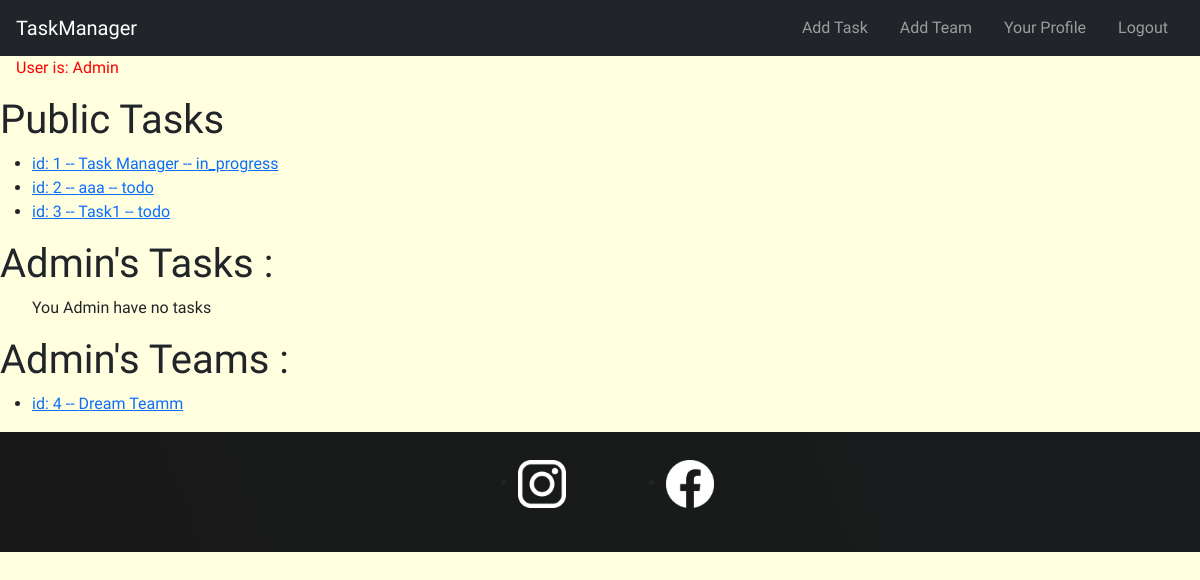
/ (signed in), run on an earlier commit of the app's database.
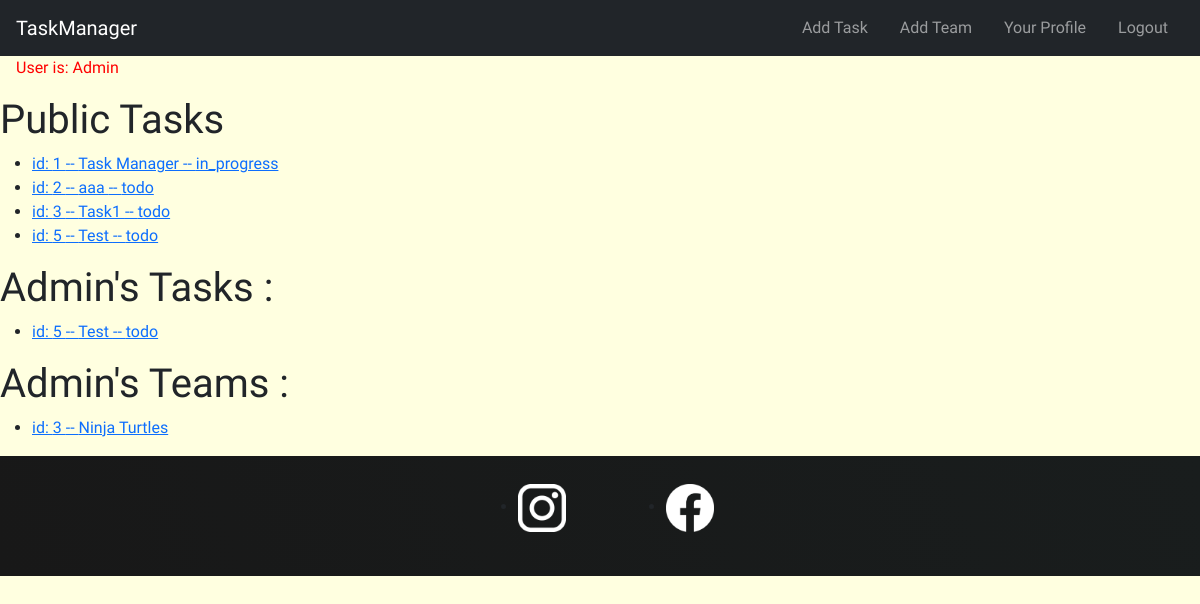
And on a later commit of the database.
### tasks/models.py (models this page shows, shortened)
class Task(models.Model):
    STATUS_CHOICES = [
        ('todo', 'To Do'),
        ('in_progress', 'In Progress'),
        ('done', 'Done'),
    ]
    private = models.BooleanField(blank=False,default=False) # if it is false every one can see it , users & teams associated
    creator = models.ForeignKey(User,on_delete=models.CASCADE, related_name='created_tasks')
    title = models.CharField(max_length=200)
    status = models.CharField(max_length=20, choices=STATUS_CHOICES, default='todo')
    description = models.TextField(blank=True)
    users = models.ManyToManyField(User, related_name='tasks')  # Users assigned to the task
    teams = models.ManyToManyField(Team, related_name='tasks' , blank=True)  # Teams related to the task
    subtasks = models.ManyToManyField('self', symmetrical=False, blank=True, related_name='parent_tasks')  # Optional sub-task linkage
    created_at = models.DateTimeField(auto_now_add=True)
    updated_at = models.DateTimeField(auto_now=True)
    deadline = models.DateTimeField(null=True, blank=True)

class Team(models.Model): # One user can be a team
    name = models.CharField(max_length=100)
    users = models.ManyToManyField(User, related_name='teams')

### tasks/views.py (the view)
# urls.py: path("", views.index, name="index"), # we remoed it because we wont create other applications
@login_required
def index(request):
    task_list = Task.objects.all()
    team_list = Team.objects.all()
    current_user = request.user
    public_task_lists = []
    users_task_list = current_user.tasks.all()
    users_team = current_user.teams.all()
    for task in task_list:
        if task.private == False :
            public_task_lists.append(task)
    context = {
        "current_user":current_user,
        "public_task_list":public_task_lists,
        "users_task_list":users_task_list,
        "users_team":users_team
    }
    return render(request,"index.html",context)

### tasks/templates/index.html
{% extends 'base.html' %} {% block body %}
<section>
  <h1>Public Tasks</h1>
  <ul>
    {% for task in public_task_list %}
    <li>
      <a href="{% url 'task:detail_task' task.id %}">id: {{ task.id }} -- {{ task.title }} -- {{task.status}} </a>
    </li>
    {% empty %}
    <p>There are no tasks avaible.</p>
    {% endfor %}
  </ul>
</section>
<section>
  <h1>{{ current_user.username }}'s Tasks :</h1>
  <ul>
    {% for task in users_task_list %}
    <li>
      <a href="{% url 'task:detail_task' task.id %}">id: {{ task.id }} -- {{ task.title }} -- {{task.status}}</a>
    </li>
    {% empty %}
    <p>You {{ current_user.username }} have no tasks</p>
    {% endfor %}
  </ul>
</section>
<section>
  <h1>{{ current_user.username }}'s Teams :</h1>
  <ul>
    {% for team in users_team %}
    <li>
      <a href="{% url 'task:detail_team' team.id %}">id: {{ team.id }} -- {{ team.name }}</a>
    </li>
    {% empty %}
    <p>You {{ current_user.username }} are not part of any teams</p>
    {% endfor %}
  </ul>
</section>
{% endblock %}

### tasks/templates/base.html (shortened to what this page needs)
{% load static %}
<!DOCTYPE html>
<html lang="en">
    <head>
      <link href="https://cdn.jsdelivr.net/npm/bootstrap@5.3.5/dist/css/bootstrap.min.css" rel="stylesheet"
>
      <link rel="stylesheet" href="{% static 'tasks/styles.css' %}">
  </head>
  <body>
    <header>
      <nav class="navbar navbar-dark bg-dark">
        <a href="/" class="navbar-brand ms-3">TaskManager</a>
        <div class="navbar-nav flex-row ms-auto me-3">
          {% if user.is_authenticated %}
          <a class="nav-link px-3" href="{% url 'task:create_task' %}"
            >Add Task</a
          >
          <a class="nav-link px-3" href="{% url 'task:create_team' %}"
            >Add Team</a
          >
          {% if user.userprofile %}
          <a
            class="nav-link px-3"
            href="{% url 'task:detail_user' request.user.userprofile.id %}"
            >Your Profile</a
          >
          {% endif %}
          <form
            method="POST"
            action="{% url 'logout' %}"
            style="display: inline"
          >
            <button type="submit" class="btn btn-link nav-link px-3">
              Logout
            </button>
          </form>
          {% else %}
          <a class="nav-link px-3" href="{% url 'login' %}">Login</a>
          <a class="nav-link px-3" href="{% url 'register' %}">Register</a>
          {% endif %}
        </div>
      </nav>
    </header>
    <p style="color: red; margin-left:1rem;">User is: {{ user }}</p>
    {% block body %} {% endblock %}
    <footer>
      <ul>
        <li>
          <a href="https://www.instagram.com/">
            <img
              src="/pictures/icons/insta.png"
              alt="Instagram logo link to social media page"
          /></a>
        </li>
        <li>
          <a href="https://www.facebook.com/">
            <img
              src="/pictures/icons/facebook.png"
              alt="Facebook logo link to social media page"
            />
          </a>
        </li>
      </ul>
    </footer>
  </body>
</html>

What changed in the data, as far as the page shows it:
no longer on this page (row unchanged): Team: id "4", name "Dream Teamm"
added Task: id "5", title "Test", status "todo"
now on this page (row unchanged): Team: id "3", name "Ninja Turtles"
Also different on the page:
{{ current_user.username }}: "Admin" → (not shown)
text no longer shown: "You have no tasks"
